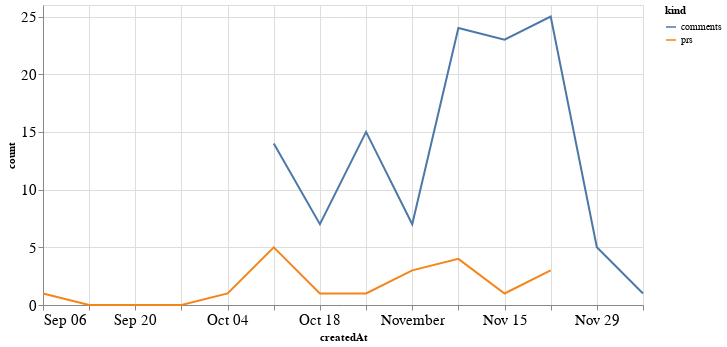

The code cell stored with this chart in its notebook:
### Code cell
alt.Chart(total_time, width=600).mark_line().encode(
    x='createdAt',
    y='count',
    color='kind'
)

### Figure 1 — Vega-Lite specification as saved in the notebook (floating-point values rounded to 4 significant figures)
{"config": {"axisLeft": {"labelFontSize": 15}, "axisBottom": {"labelFontSize": 15}}, "data": {"name": "data-064b768ccb20547580634d7494a2beda"}, "mark": "line", "encoding": {"color": {"type": "nominal", "field": "kind"}, "x": {"type": "temporal", "field": "createdAt"}, "y": {"type": "quantitative", "field": "count"}}, "width": 600, "$schema": "https://vega.github.io/schema/vega-lite/v4.8.1.json", "datasets": {"data-064b768ccb20547580634d7494a2beda": [{"createdAt": "2020-09-06T00:00:00", "kind": "prs", "count": 1.0}, {"createdAt": "2020-09-13T00:00:00", "kind": "prs", "count": 0.0}, {"createdAt": "2020-09-20T00:00:00", "kind": "prs", "count": 0.0}, {"createdAt": "2020-09-27T00:00:00", "kind": "prs", "count": 0.0}, {"createdAt": "2020-10-04T00:00:00", "kind": "prs", "count": 1.0}, {"createdAt": "2020-10-11T00:00:00", "kind": "prs", "count": 5.0}, {"createdAt": "2020-10-18T00:00:00", "kind": "prs", "count": 1.0}, {"createdAt": "2020-10-25T00:00:00", "kind": "prs", "count": 1.0}, {"createdAt": "2020-11-01T00:00:00", "kind": "prs", "count": 3.0}, {"createdAt": "2020-11-08T00:00:00", "kind": "prs", "count": 4.0}, {"createdAt": "2020-11-15T00:00:00", "kind": "prs", "count": 1.0}, {"createdAt": "2020-11-22T00:00:00", "kind": "prs", "count": 3.0}, {"createdAt": "2020-11-29T00:00:00", "kind": "prs", "count": null}, {"createdAt": "2020-12-06T00:00:00", "kind": "prs", "count": null}, {"createdAt": "2020-09-06T00:00:00", "kind": "comments", "count": null}, {"createdAt": "2020-09-13T00:00:00", "kind": "comments", "count": null}, {"createdAt": "2020-09-20T00:00:00", "kind": "comments", "count": null}, {"createdAt": "2020-09-27T00:00:00", "kind": "comments", "count": null}, {"createdAt": "2020-10-04T00:00:00", "kind": "comments", "count": null}, {"createdAt": "2020-10-11T00:00:00", "kind": "comments", "count": 14.0}, {"createdAt": "2020-10-18T00:00:00", "kind": "comments", "count": 7.0}, {"createdAt": "2020-10-25T00:00:00", "kind": "comments", "count": 15.0}, {"createdAt": "2020-11-01T00:00:00", "kind": "comments", "count": 7.0}, {"createdAt": "2020-11-08T00:00:00", "kind": "comments", "count": 24.0}, {"createdAt": "2020-11-15T00:00:00", "kind": "comments", "count": 23.0}, {"createdAt": "2020-11-22T00:00:00", "kind": "comments", "count": 25.0}, {"createdAt": "2020-11-29T00:00:00", "kind": "comments", "count": 5.0}, {"createdAt": "2020-12-06T00:00:00", "kind": "comments", "count": 1.0}]}}
